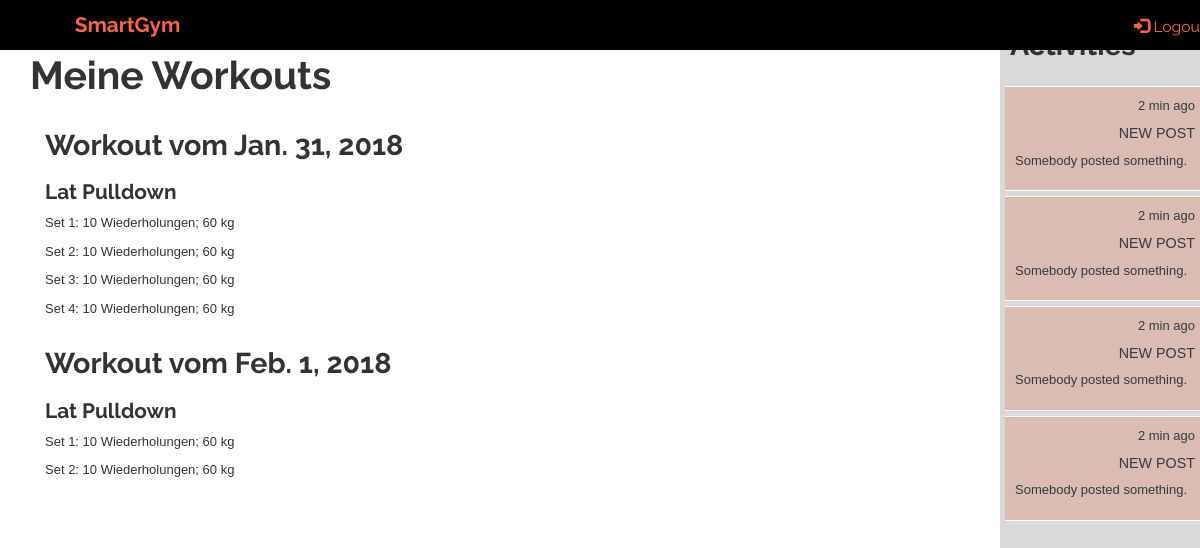
The page /tracker/training_units/1 (signed in) on the database as committed earlier.
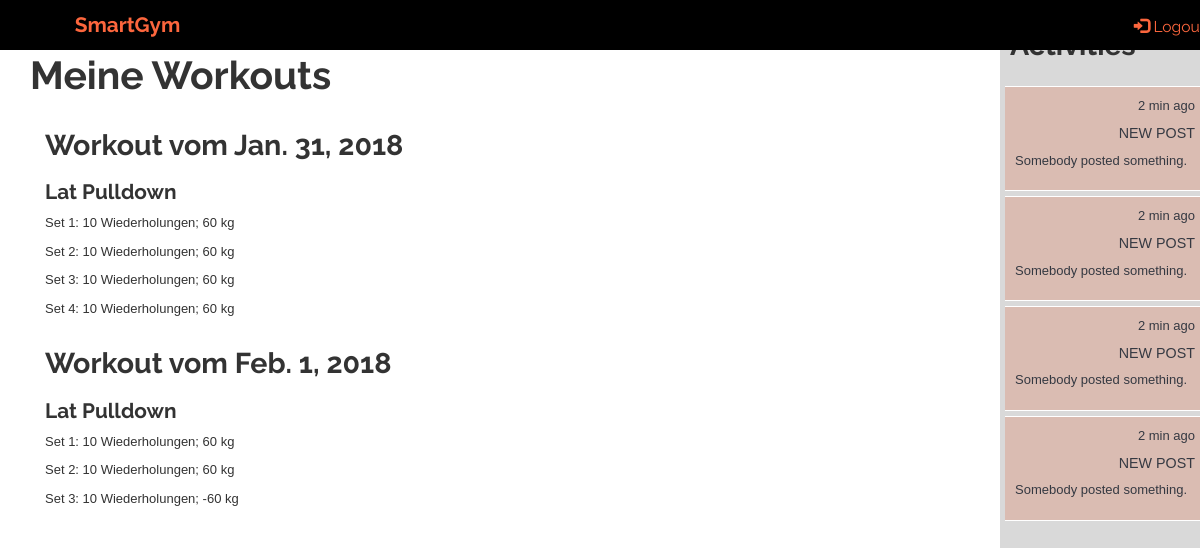
The same page on the database as committed later.
### tracker/models.py (models this page shows, shortened)
class TrainUnit(models.Model, LoginRequiredMixin):
    login_url = '/login/'
    id = models.UUIDField(primary_key=True, default=uuid.uuid4)
    start_time_date = models.DateTimeField(null=False, blank=False)
    end_time_date = models.DateTimeField(null=False, blank=False)
    date = models.DateField(null=False, blank=False)
    user = models.ForeignKey(UserProfile, on_delete=models.CASCADE)
    exercise_units = models.ManyToManyField('ExerciseUnit', related_name='+', blank=True)

class ExerciseUnit(models.Model):
    id = models.UUIDField(primary_key=True, default=uuid.uuid4)
    time_date = models.DateTimeField(null=False, blank=False)
    train_unit = models.ForeignKey(TrainUnit, on_delete=models.CASCADE)
    exercise = models.ForeignKey(Exercise, on_delete=models.CASCADE)

class Exercise(models.Model):
    name = models.CharField(max_length=100, primary_key=True)
    description = models.CharField(max_length=1000, help_text="Insert short description here.")
    muscles = models.ManyToManyField('Muscle', help_text="Muscles trained by the exercise.")
    equipment_machine = models.ManyToManyField('Equipment', help_text="Necessary equipment for the exercise.", blank=True)
    def __str__(self):
        return self.name

class Set(models.Model):
    id = models.UUIDField(primary_key=True, default=uuid.uuid4)
    date_time = models.DateTimeField(default=timezone.now, null=False, blank=False)
    exercise_unit = models.ForeignKey(ExerciseUnit, on_delete=models.CASCADE)
    repetitions = models.IntegerField(blank=False)
    weight = models.IntegerField(blank=False)

### tracker/views.py (the view)
# urls.py: url(r'^training_units/(?P<pk>\d+)$', views.TrainingUnitsList.as_view(), name='training_units'),
class TrainingUnitsList(LoginRequiredMixin, generic.ListView):
    model = TrainUnit
    context_object_name = 'training_units'
    template_name = 'tracker/User/training_units.html'
    def get_context_data(self, **kwargs):
        context = super().get_context_data(**kwargs)
        context['base_template'] = 'tracker/User/user_tracker_base.html'
        return context
    def get_queryset(self):
        return TrainUnit.objects.filter(user=self.request.user.userprofile)

### tracker/templates/tracker/User/training_units.html (shortened to what this page needs)
{% extends base_template %}
{% block extra_head %}
{% load static %}
<link rel="stylesheet" href="{% static 'css/style.css' %}">
{% endblock %}
{% block site_content %}
<div class="container background-col">
    <div class="row full-height">
        <div class="col-xs-12 col-sm-12 col-md-12 col-lg-12 padding-0">
            <div class="row row-eq-height">
                <h1>Meine Workouts</h1>
            </div>
        </div>
        <div class="col-xs-12 col-sm-12 col-md-12 col-lg-12">
            {% for train_unit in training_units %}
                <div class="row">
                    <h2>Workout vom {{ train_unit.date }}</h2>
                    {% for exercise_unit in train_unit.exercise_units.all %}
                        <h3>{{ exercise_unit.exercise }}</h3>
                        {% for set in exercise_unit.set_set.all %}
                            <p>Set {{ forloop.counter }}: {{ set.repetitions }} Wiederholungen; {{ set.weight }} kg</p>
                        {% endfor %}
                    {% endfor %}
                </div>
            {% endfor %}
        </div>
    </div>
</div>
{% endblock %}

Rows that differ between the two databases and show on the page:
added Set: repetitions "10", weight "-60", shown under ExerciseUnit (number 2 of 2 on the later page)
